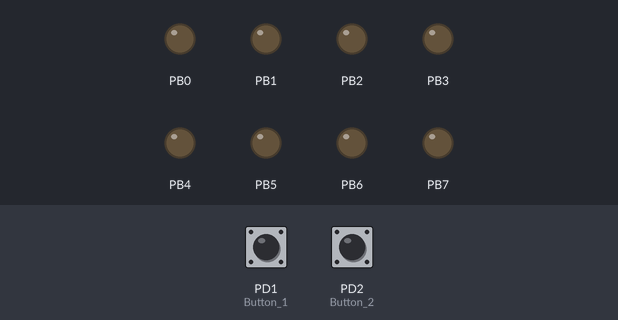
Bench run of a program on a simulated ATmega328P, built with avr-gcc and emulated at 1 MHz. Parts: output pins drawn as LEDs (lit = HIGH). Inputs (shaded band) come from the test bench; at power-on: PD1 (Button_1) HIGH, PD2 (Button_2) HIGH.

Above: at 1.2 s.
1.3 s: PD1 (Button_1) pulled LOW for 0.15 s
At 1.7 s:
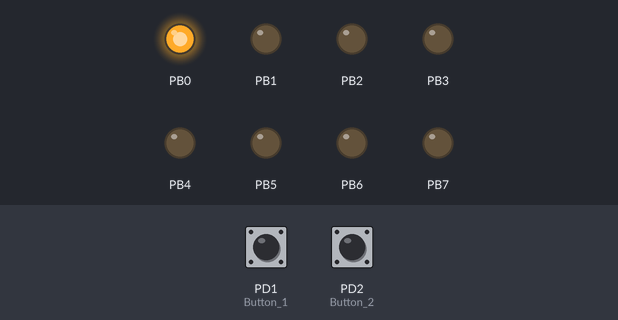
4.3 s: PD2 (Button_2) pulled LOW for 0.15 s
At 4.8 s:
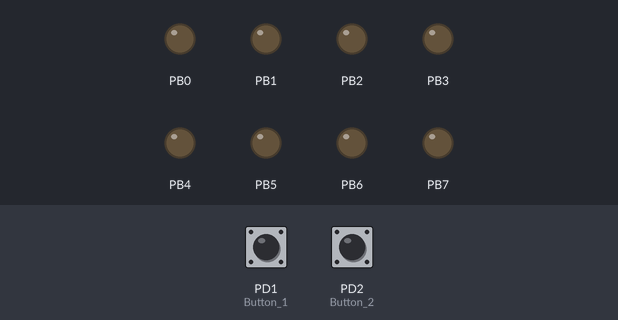
5.9 s: PD1 (Button_1) pulled LOW for 1 s
At 6.8 s:
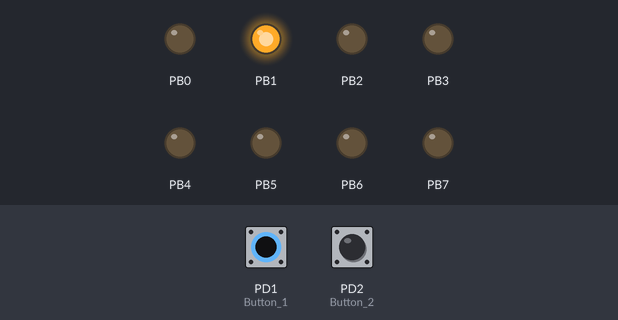
9.9 s: PD2 (Button_2) pulled LOW for 1 s
At 10.7 s:
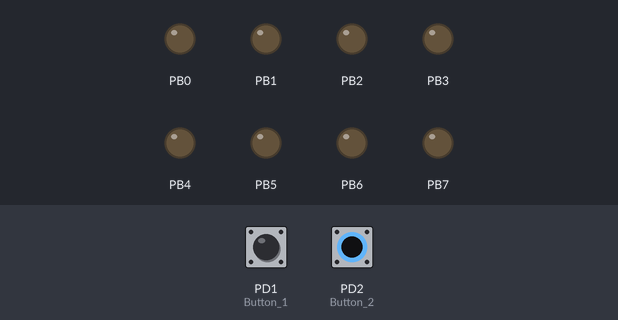
12.4 s: PD1 (Button_1) pulled LOW for 3.2 s
At 13.8 s:
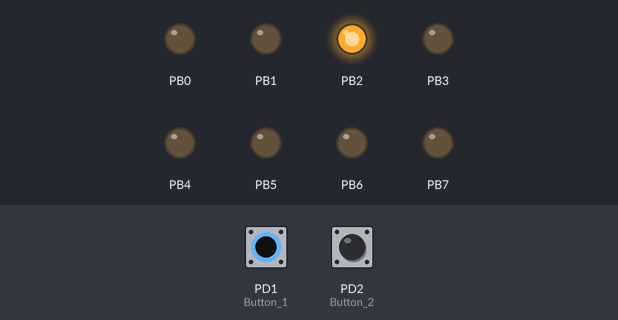
Timing chart, 0 to 18.1 s (numbered marks = the images above; inputs shaded):
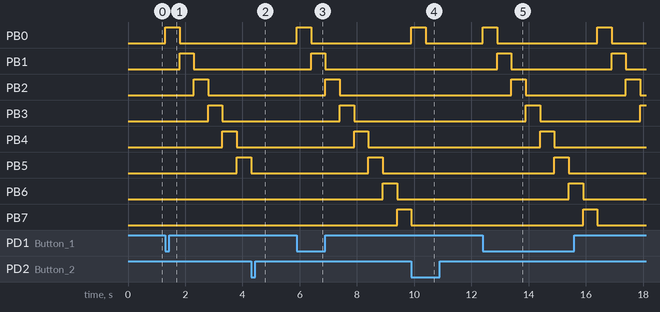

The program:

main.c
```c
/*
 * code 3 - Bit shifting.c
 *
 * Created: 4/2/2024 4:34:19 PM
 * Author : kosala
 */

#define F_CPU 1000000UL

#include <avr/io.h>
#include <util/delay.h>

#define Button_1 PD1
#define Button_2 PD2

volatile uint8_t continuous_mode_active = 0;

void Continuous_mode()
{
	continuous_mode_active = 1;

	while (!(PINB & (1 << 7)))
	{
		PORTB = PORTB * 2;
		_delay_ms(500);

		if (PINB & (1 << 7))
		{
			PORTB = 0x01;
			_delay_ms(500);
		}

		if (!(PIND & (1 << Button_2)))
		{
			continuous_mode_active = 0;
			PORTB = 0x00;
			return;
		}
	}

	continuous_mode_active = 0;
}

int main(void)
{
	DDRB = 0xFF;
	PORTD |= (1 << Button_1) | (1 << Button_2);

	while (1)
	{
		if (!(PIND & (1 << Button_1)))
		{
			PORTB |= (1 << 0);
			_delay_ms(500);
			Continuous_mode();
		}

		if (!(PIND & (1 << Button_2)))
		{
			PORTB = 0x00;
		}
	}
}
```

Measured:
- after the input at 1.3 s, PB0: LOW → HIGH at once, → LOW 0.50 s later; PB1: LOW → HIGH after 0.50 s, → LOW 0.50 s later; PB2: LOW → HIGH after 1.0 s, → LOW 0.50 s later; PB3: LOW → HIGH after 1.5 s, → LOW 0.50 s later; PB4: LOW → HIGH after 2.0 s, → LOW 0.50 s later
- after the input at 4.3 s, PB0: stays LOW (without the input it goes to HIGH after 1.0 s); PB1: stays LOW (without the input it goes to HIGH after 1.5 s); PB6: stays LOW (without the input it goes to HIGH after 0.00 s); PB7: stays LOW (without the input it goes to HIGH after 0.50 s)
- after the input at 5.9 s, PB0: LOW → HIGH at once, → LOW 0.50 s later; PB1: LOW → HIGH after 0.50 s, → LOW 0.50 s later; PB2: LOW → HIGH after 1.0 s, → LOW 0.50 s later; PB3: LOW → HIGH after 1.5 s, → LOW 0.50 s later; PB4: LOW → HIGH after 2.0 s, → LOW 0.50 s later
- after the input at 9.9 s, PB1: stays LOW (without the input it goes to HIGH after 0.50 s); PB2: stays LOW (without the input it goes to HIGH after 1.0 s); PB3: stays LOW (without the input it goes to HIGH after 1.5 s); PB4: stays LOW (without the input it goes to HIGH after 2.0 s)
- after the input at 12.4 s, PB0: alternates HIGH for 0.50 s and LOW for 3.5 s, starting at once; PB1: alternates HIGH for 0.50 s and LOW for 3.5 s, starting after 0.50 s
